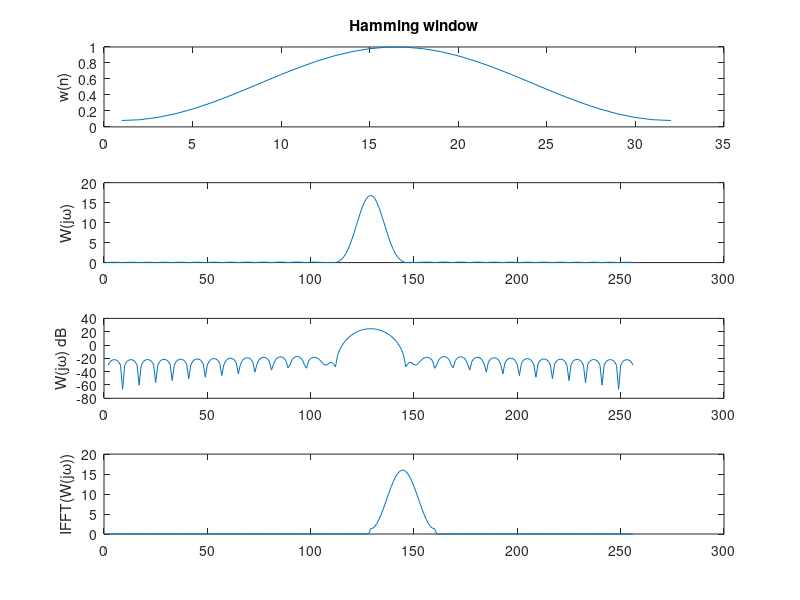

MATLAB code for this plot:
close all;
clear all;

N             = 32;
window        = hamming(N);

A             = fft(window, 256);

A_ifft        = (N/2) * ifft(A)

subplot(411)
plot(window);
ylabel('w(n)')
title('Hamming window')

magnitude     = abs(fftshift(A));
subplot(412)
plot(magnitude);
ylabel('W(j\omega)')

response      = 20*log10(magnitude);
subplot(413)
plot(response);
ylabel('W(j\omega) dB')

subplot(414)
plot(abs(fftshift(A_ifft)));
ylabel('IFFT(W(j\omega))')
